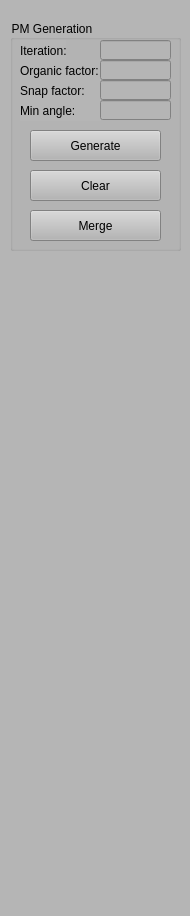
<?xml version="1.0" encoding="UTF-8"?>
<ui version="4.0">
 <class>PMControlWidget</class>
 <widget class="QDockWidget" name="PMControlWidget">
  <property name="geometry">
   <rect>
    <x>0</x>
    <y>0</y>
    <width>190</width>
    <height>916</height>
   </rect>
  </property>
  <property name="minimumSize">
   <size>
    <width>190</width>
    <height>240</height>
   </size>
  </property>
  <property name="styleSheet">
   <string notr="true">background-color: rgb(181, 181, 181);</string>
  </property>
  <widget class="QWidget" name="dockWidgetContents">
   <widget class="QGroupBox" name="groupBox">
    <property name="geometry">
     <rect>
      <x>10</x>
      <y>20</y>
      <width>171</width>
      <height>231</height>
     </rect>
    </property>
    <property name="title">
     <string>PM Generation</string>
    </property>
    <widget class="QLabel" name="label">
     <property name="geometry">
      <rect>
       <x>10</x>
       <y>20</y>
       <width>46</width>
       <height>21</height>
      </rect>
     </property>
     <property name="text">
      <string>Iteration:</string>
     </property>
    </widget>
    <widget class="QLineEdit" name="lineEditNumIterations">
     <property name="geometry">
      <rect>
       <x>90</x>
       <y>20</y>
       <width>71</width>
       <height>20</height>
      </rect>
     </property>
     <property name="alignment">
      <set>Qt::AlignRight|Qt::AlignTrailing|Qt::AlignVCenter</set>
     </property>
    </widget>
    <widget class="QPushButton" name="pushButtonGenerate">
     <property name="geometry">
      <rect>
       <x>20</x>
       <y>110</y>
       <width>131</width>
       <height>31</height>
      </rect>
     </property>
     <property name="text">
      <string>Generate</string>
     </property>
    </widget>
    <widget class="QPushButton" name="pushButtonClear">
     <property name="geometry">
      <rect>
       <x>20</x>
       <y>150</y>
       <width>131</width>
       <height>31</height>
      </rect>
     </property>
     <property name="text">
      <string>Clear</string>
     </property>
    </widget>
    <widget class="QPushButton" name="pushButtonMerge">
     <property name="geometry">
      <rect>
       <x>20</x>
       <y>190</y>
       <width>131</width>
       <height>31</height>
      </rect>
     </property>
     <property name="text">
      <string>Merge</string>
     </property>
    </widget>
    <widget class="QLabel" name="label_2">
     <property name="geometry">
      <rect>
       <x>10</x>
       <y>40</y>
       <width>81</width>
       <height>21</height>
      </rect>
     </property>
     <property name="text">
      <string>Organic factor:</string>
     </property>
    </widget>
    <widget class="QLineEdit" name="lineEditOrganicFactor">
     <property name="geometry">
      <rect>
       <x>90</x>
       <y>40</y>
       <width>71</width>
       <height>20</height>
      </rect>
     </property>
     <property name="alignment">
      <set>Qt::AlignRight|Qt::AlignTrailing|Qt::AlignVCenter</set>
     </property>
    </widget>
    <widget class="QLabel" name="label_3">
     <property name="geometry">
      <rect>
       <x>10</x>
       <y>60</y>
       <width>81</width>
       <height>21</height>
      </rect>
     </property>
     <property name="text">
      <string>Snap factor:</string>
     </property>
    </widget>
    <widget class="QLineEdit" name="lineEditSnapFactor">
     <property name="geometry">
      <rect>
       <x>90</x>
       <y>60</y>
       <width>71</width>
       <height>20</height>
      </rect>
     </property>
     <property name="alignment">
      <set>Qt::AlignRight|Qt::AlignTrailing|Qt::AlignVCenter</set>
     </property>
    </widget>
    <widget class="QLabel" name="label_4">
     <property name="geometry">
      <rect>
       <x>10</x>
       <y>80</y>
       <width>81</width>
       <height>21</height>
      </rect>
     </property>
     <property name="text">
      <string>Min angle:</string>
     </property>
    </widget>
    <widget class="QLineEdit" name="lineEditMinAngle">
     <property name="geometry">
      <rect>
       <x>90</x>
       <y>80</y>
       <width>71</width>
       <height>20</height>
      </rect>
     </property>
     <property name="alignment">
      <set>Qt::AlignRight|Qt::AlignTrailing|Qt::AlignVCenter</set>
     </property>
    </widget>
   </widget>
  </widget>
 </widget>
 <resources/>
 <connections/>
</ui>
